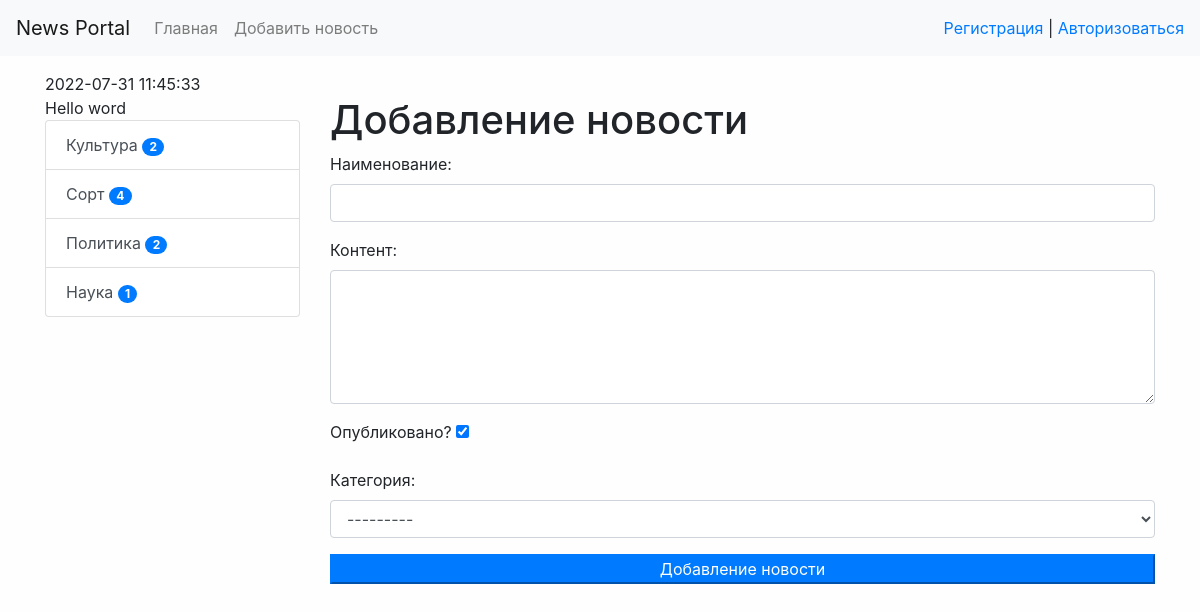
The app's page /news/add-news/ with its own data.
### News_Portal/models.py (models this page shows)
class Category(models.Model):
    title = models.CharField(max_length=150, db_index=True, verbose_name='Наименование Категории')
    def get_absolute_url(self):
        return reverse('category', kwargs={"category_id": self.pk})
    def __str__(self):
        return self.title
    class Meta:
        verbose_name = 'Категория'
        verbose_name_plural = 'Категории'
        ordering = ['title']

### News_Portal/views.py (the view)
# urls.py: path('news/add-news/', CreateNews.as_view(), name='add_news'),
class CreateNews(CreateView):
    form_class = NewsForm
    template_name = 'News_Portal/add_news.html'
    success_url = reverse_lazy('home')

### News_Portal/forms.py (shortened to what this page needs)
class NewsForm(forms.ModelForm):
    class Meta:
        model = News
        fields = ['title', 'content', 'is_published', 'category']
        widgets = {
            'title': forms.TextInput(attrs={"class": "form-control"}),
            'content': forms.Textarea(attrs={"class": "form-control", 'rows': 5}),
            'category': forms.Select(attrs={"class": "form-control"}),
        }

### News_Portal/templatetags/news_tags.py (called while the page is built)
@register.inclusion_tag('News_Portal/list_categories.html')
def show_categories(arg1='Hello', arg2='word'):
    categories = Category.objects.annotate(cnt=Count('news', filter=F('news__is_published'))).filter(cnt__gt=0)
    return {"categories": categories, "arg1":arg1, "arg2":arg2}

### News_Portal/templates/News_Portal/add_news.html (shortened to what this page needs)
{% extends 'base.html' %}
{% block sidebar %}
{% include 'inc/_sidebar.html' %}
{% endblock %}
{% block content %}
<h1>Добавление новости</h1>
<form action="{% url 'add_news' %}" method="post">
    {{ form.as_p }}
    <button type="submit" class="btn-primary btn-block">Добавление новости</button>
</form>
{% endblock %}

### News_Portal/templates/News_Portal/list_categories.html
<div class="list-group">
    {{ arg1 }} {{ arg2 }}
    {% for item in categories %}
    <a href="{{ item.get_absolute_url }}" class="list-group-item list-group-item-action">{{ item.title }} <span class="badge badge-primary badge-pill">{{ item.cnt }}</span></a>
    {% endfor %}
</div>

### portal/static/css/style.css (style rules this page uses)
body { background-color: #fefefe; }

### records on screen
Category: title "Культура", cnt "2"
Category: title "Сорт", cnt "4"
Category: title "Политика", cnt "2"
Category: title "Наука", cnt "1"

### other values on screen
{{ arg1 }} "Hello"
{{ arg2 }} "word"
